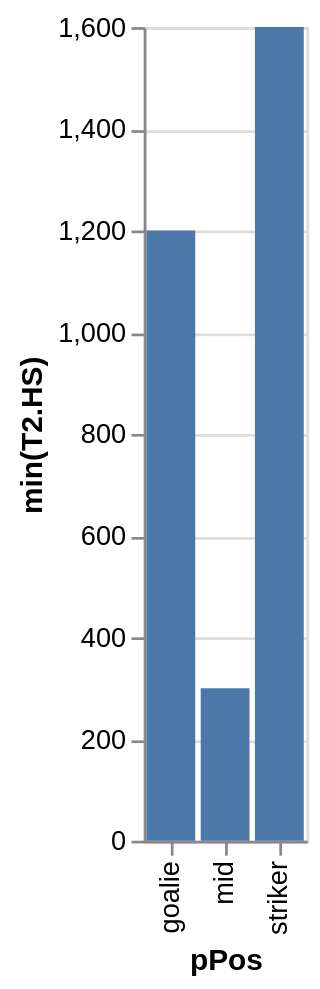

Specify this chart in Vega-Lite:
### Vega-Lite specification from a JSON file in a GitHub repository (floating-point values rounded to 4 significant figures)
{"data": {"values": [{"x_data": "goalie", "y_data": 1200}, {"x_data": "mid", "y_data": 300}, {"x_data": "striker", "y_data": 1600}]}, "mark": "bar", "encoding": {"x": {"field": "x_data", "type": "nominal", "title": "pPos", "sort": "ascending"}, "y": {"field": "y_data", "type": "quantitative", "title": "min(T2.HS)"}}}
